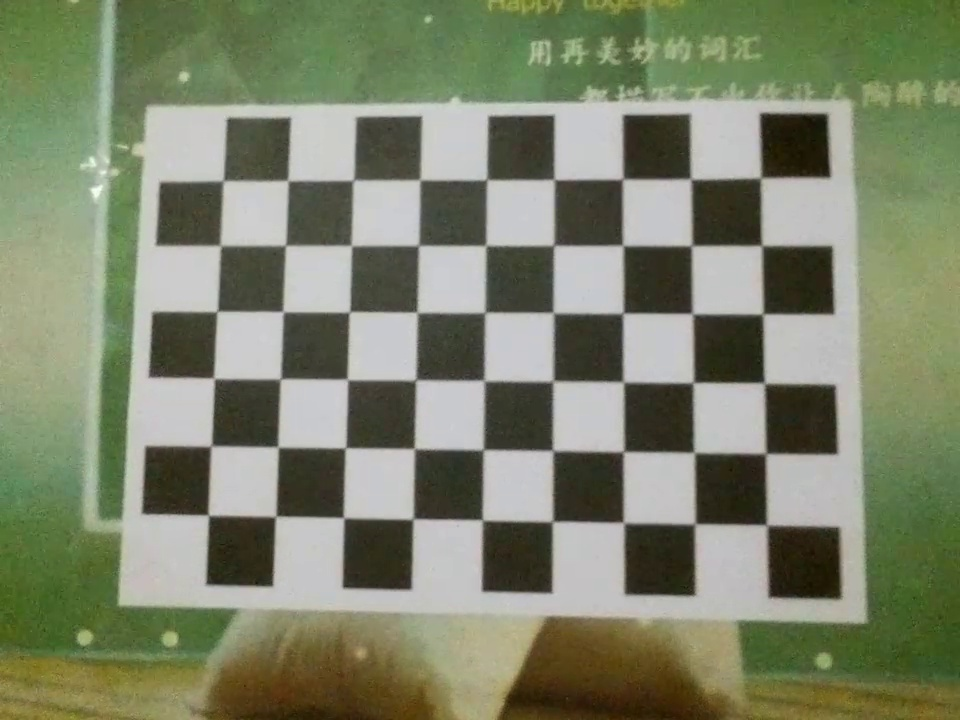
#> input picture calibration/chess/photo1.jpeg, 960 x 720 px, given in place of 镜像(到点停留).avi, which was not available
$ python main.py   (older library calls are emulated)
#> lines starting #> are read from the running program, lines starting #| are printed output that depends on the picture; after the words box and inside, x2 and y2 are one past the last pixel; in counts of white or black regions, pixels touching at a corner belong together; long printed decimals are rounded; pictures that were not available may be replaced by others from this repository, and a replacement may not be noted
### calibration/utils.py
#!/home/hdh3/anaconda3/bin/python
# encoding: utf-8
"""
@author: red0orange
@file: utils.py
@time:  上午10:36
@desc:
"""
import os
import cv2 as cv
import numpy as np
import glob
import xml.etree.ElementTree as ET
import argparse


def load_params(param_file: str = 'camera_params.xml'):
    # result_image_size = image_size
#> called with param_file = 'calibration/camera_params.xml'
    result_matrix = np.zeros((3, 3), np.float)
    result_new_camera_matrix = np.zeros((3, 3), np.float)
    result_dist = np.zeros((1, 5))
    result_roi = np.zeros(4, np.int)

    if not os.path.exists(param_file):
        print("File {} does not exist.", format(param_file))
        exit(-1)
    tree = ET.parse(param_file)
#> (reads calibration/camera_params.xml from the repository)
    root = tree.getroot()
    mat_data = root.find('camera_matrix')
    matrix = dict()
    if mat_data:
        for data in mat_data.iter():
            matrix[data.tag] = data.text
        for i in range(9):
            result_matrix[i // 3][i % 3] = float(matrix['data{}'.format(i)])
    else:
        print('No element named camera_matrix was found in {}'.format(param_file))

    new_camera_matrix = dict()
    new_data = root.find('new_camera_matrix')
    if new_data:
        for data in new_data.iter():
            new_camera_matrix[data.tag] = data.text
        for i in range(9):
            result_new_camera_matrix[i // 3][i % 3] = float(new_camera_matrix['data{}'.format(i)])
    else:
        print('No element named new_camera_matrix was found in {}'.format(param_file))

    dist = dict()
    dist_data = root.find('camera_distortion')
    if dist_data:
        for data in dist_data.iter():
            dist[data.tag] = data.text
        for i in range(5):
           result_dist[0][i] = float(dist['data{}'.format(i)])
    else:
        print('No element named camera_distortion was found in {}'.format(param_file))

    roi = dict()
    roi_data = root.find('roi')
    if roi_data:
        for data in roi_data.iter():
            roi[data.tag] = data.text
        for i in range(4):
            result_roi[i] = int(roi['data{}'.format(i)])
    else:
        print('No element named roi was found in {}'.format(param_file))
    return result_matrix, result_dist, result_new_camera_matrix, result_roi


# [34 lines left out: function save_params, not called in this run]

### pnpsolver.py
#!/home/hdh3/anaconda3/bin/python
# encoding: utf-8
"""
@author: red0orange
@file: pnpsolver.py
@time:  下午10:39
@desc:
"""
import cv2
import numpy as np
import os


class PnPSolver(object):
    def __init__(self, target_points_3d=None, cam_matrix=None, dist_coeffs=None):
        self.cam_matrix = cam_matrix
        self.dist_coeffs = dist_coeffs
        self.target_points_3d = target_points_3d
        pass

    def set_cam_matrix(self, cam_matrix):
        self.cam_matrix = cam_matrix
        pass

    def set_dist_coeffs(self, dist_coeffs):
        self.dist_coeffs = dist_coeffs
        pass

    def set_target_points_3d(self, target_points_3d):
        self.target_points_3d = target_points_3d
        pass

    def sort_points(self, points):
        if points.shape[0] != 4:
            raise BaseException('error input')
        result_index = [0, 1, 2, 3]
        xs = points[:, 0]
        ys = points[:, 1]
        index_x = list(np.argsort(xs))
        index_y = list(np.argsort(ys))
        left = index_x[:2]
        if index_y.index(left[0]) > index_y.index(left[1]):
            result_index[0] = left[1]
            result_index[3] = left[0]
        else:
            result_index[0] = left[0]
            result_index[3] = left[1]
        right = index_x[2:]
        if index_y.index(right[0]) > index_y.index(right[1]):
            result_index[1] = right[1]
            result_index[2] = right[0]
        else:
            result_index[1] = right[0]
            result_index[2] = right[1]
        return points[result_index, ...]

    def get_position_in_PTZ(self, points2d):
        points2d = self.sort_points(points2d)
        points2d = np.array(points2d, dtype=np.float)
        x, y, z = None, None, None
        points2d = np.ascontiguousarray(points2d[:, :2]).reshape([points2d.shape[0], 1, 2])
        retval, rvec, tvec = cv2.solvePnP(self.target_points_3d,
            points2d, self.cam_matrix, self.dist_coeffs, None, None, False, flags=cv2.SOLVEPNP_P3P)
        x, y, z = tvec[:3]
        return x[0], y[0], z[0]

### utils.py
#!/home/hdh3/anaconda3/bin/python
# encoding: utf-8
"""
@author: red0orange
@file: utils.py
@time:  上午11:25
@desc:
"""


def distance(point_1, point_2):
    x1, y1 = point_1
    x2, y2 = point_2
    return ((x1 - x2)**2 + (y1 - y2)**2)**(1/2)

### main.py
#!/home/hdh3/anaconda3/bin/python
# encoding: utf-8
"""
@author: red0orange
@file: main.py
@time:  下午10:19
@desc:
"""
import cv2
import numpy as np
from pnpsolver import PnPSolver
from calibration.utils import load_params
from utils import *


Blue_Range = [[0, 255], [0, 255], [0, 60]]
Orange_Range = [[0, 54], [0, 112], [116, 255]]

if __name__ == '__main__':
    cap = cv2.VideoCapture('video/镜像(到点停留).avi')

    matrix, dist, new_camera_matrix, roi = load_params('calibration/camera_params.xml')
    pnp_solver = PnPSolver(cam_matrix=matrix, dist_coeffs=dist)
    # pnp_solver.set_target_points_3d(np.array([[-100, 50, 0], [100, 50, 0], [100, -50, 0], [-100, -50, 0]], dtype=np.float))
    pnp_solver.set_target_points_3d(np.array([[-50, 100, 0], [50, 100, 0], [50, -100, 0], [-50, -100, 0]], dtype=np.float))

    last_point = None
    map = np.zeros([1000, 1000], dtype=np.uint8)
    cv2.line(map, (0, 500), (1000, 500), 255, 2)
    cv2.circle(map, (500, 500), 3, 255, -1)
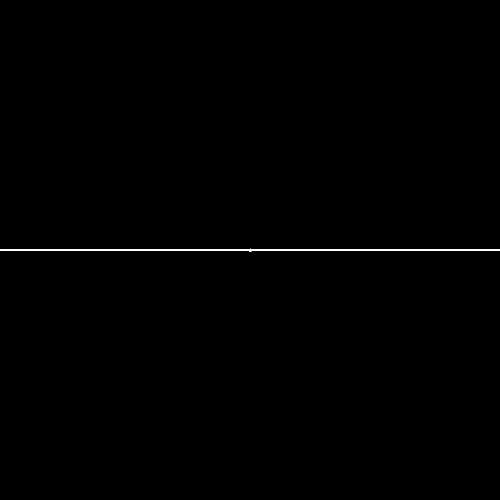
#> map: shape (1000, 1000) (shown at 1/2 size); 0.3% white; 1 white region, box (x1, y1, x2, y2) and area: (0, 497, 1000, 504) 3012
    while True:
        _, origin = cap.read()
#> origin is the input picture: shape (720, 960, 3); mean B, G, R 106.6, 131.2, 124.8
        cv2.imwrite('test.png', origin)

        origin = cv2.flip(origin, 1)
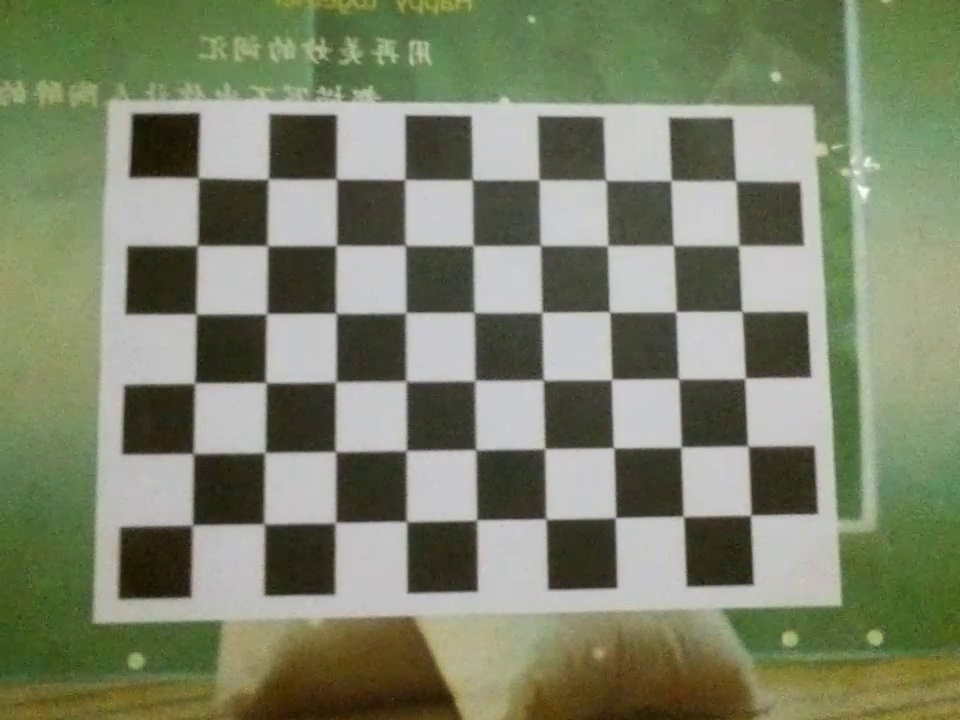
#> origin: shape (720, 960, 3); mean B, G, R 106.6, 131.2, 124.8

        blud_binary = cv2.inRange(origin, np.array([i[0] for i in Blue_Range]), np.array([i[1] for i in Blue_Range]))
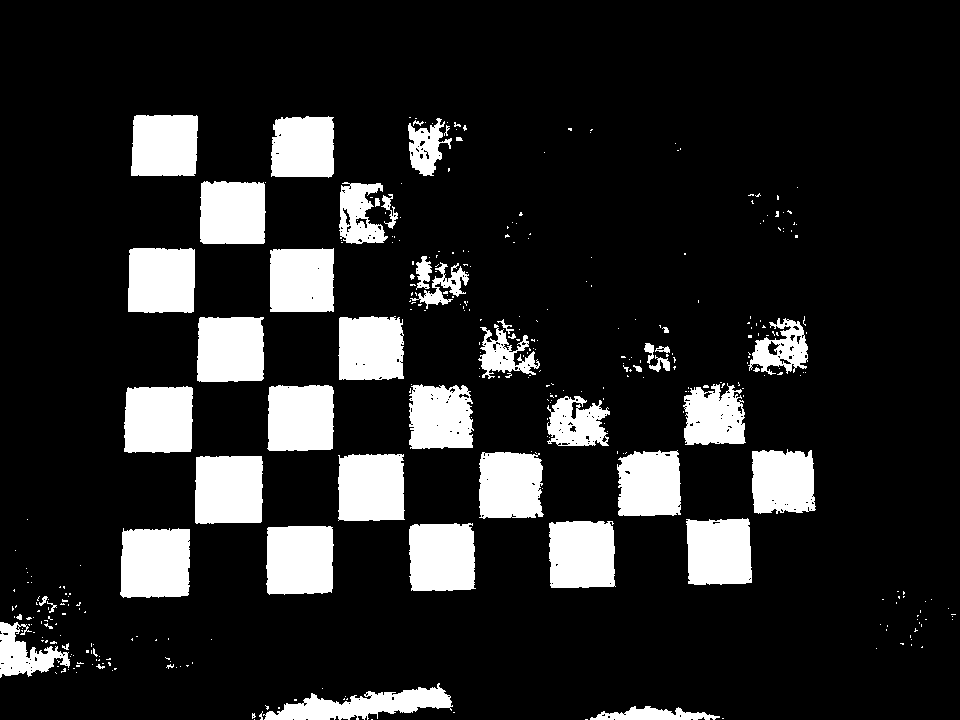
#> blud_binary: shape (720, 960); 14.9% white; 361 white regions (311 under 20 px), largest, box (x1, y1, x2, y2) and area: (120, 528, 190, 598) 4596, (195, 456, 263, 524) 4471, (266, 526, 334, 595) 4434
        orange_binary = cv2.inRange(origin, np.array([i[0] for i in Orange_Range]), np.array([i[1] for i in Orange_Range]))
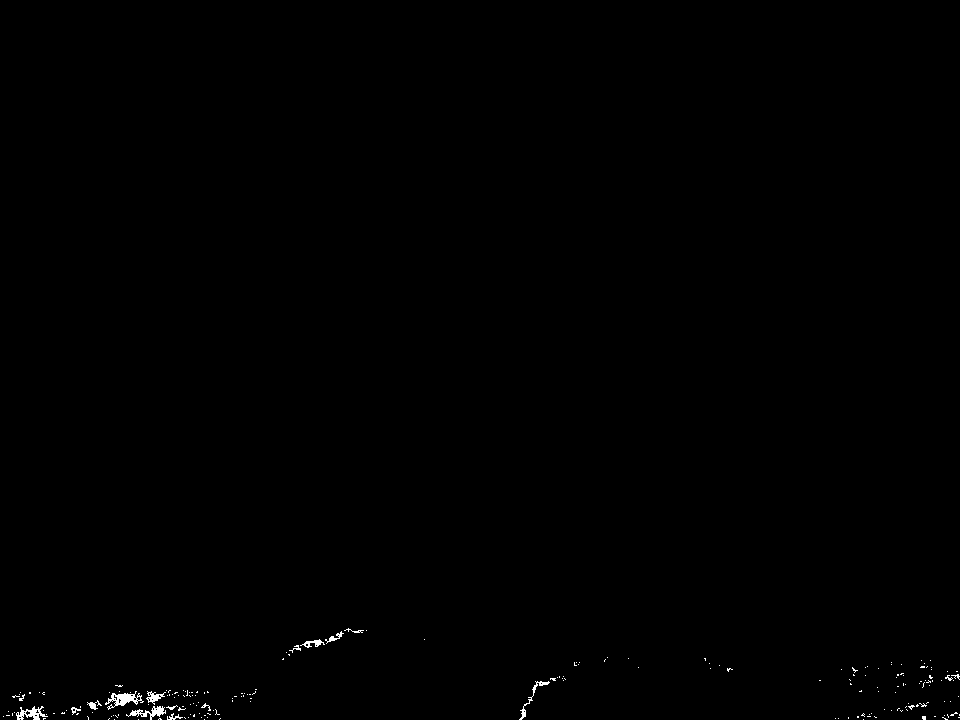
#> orange_binary: shape (720, 960); 0.28% white in thin lines or dots, all inside (x1, y1, x2, y2) = (3, 628, 960, 720)

        _, contours, _ = cv2.findContours(blud_binary, cv2.RETR_EXTERNAL, cv2.CHAIN_APPROX_SIMPLE)
#> contours = 360 contours, 321 with area under 20; largest, box (x1, y1, x2, y2) and area: (120, 528, 190, 598) 4460, (195, 456, 263, 524) 4340, (266, 526, 334, 595) 4304, (124, 386, 193, 453) 4225, (409, 523, 476, 591) 4130
        # _, contours, _ = cv2.findContours(orange_binary, cv2.RETR_EXTERNAL, cv2.CHAIN_APPROX_SIMPLE)
        # cv2.drawContours(origin, contours, 0, (0, 255, 0), 1)

        largest_contour = None
        max_area = -1
        for contour in contours:
            if cv2.contourArea(contour) > max_area:
                largest_contour = contour
                max_area = cv2.contourArea(contour)
#> this loop made 360 passes
#> max_area on passes 9, 16, 134: 919, 3155, 4460
#> contour on passes 2, 3, 4, 6, 8, 11: [[371, 719], [372, 719]], [[254, 719]], [[722, 718], [723, 718]], [[453, 712], [454, 712]], [[278, 707], [278, 708], [279, 708], [279, 707]], [[294, 699], [294, 700], [296, 700], [296, 699]]
#> after the loop, largest_contour = contour of 98 points, box (x1, y1, x2, y2) (120, 528, 190, 598), area 4460; max_area = 4460

        rrect = cv2.minAreaRect(largest_contour)
#> rrect = ((154.5, 562.5), (69, 69), -90)
        points = cv2.boxPoints(rrect)
#> points = [[189, 597], [120, 597], [120, 528], [189, 528]]
        points = np.int0(points)
        cv2.drawContours(origin, [points], 0, (0, 255, 0), 1)
#> origin: shape (720, 960, 3); 0.04% of pixels changed, all inside (x1, y1, x2, y2) = (120, 528, 190, 598)
        x, y, z = pnp_solver.get_position_in_PTZ(points)
#> in sort_points, `xs = points[:, 0]`: xs = [189, 120, 120, 189]
#> in sort_points, `ys = points[:, 1]`: ys = [597, 597, 528, 528]
#> in sort_points, `index_x = list(np.argsort(xs))`: index_x = [1, 2, 0, 3]
#> in sort_points, `index_y = list(np.argsort(ys))`: index_y = [3, 2, 1, 0]
#> in sort_points, `left = index_x[:2]`: left = [1, 2]
#> in sort_points, `right = index_x[2:]`: right = [0, 3]
#> in get_position_in_PTZ, `points2d = self.sort_points(points2d)`: points2d = [[120, 528], [189, 528], [189, 597], [120, 597]]
#> in get_position_in_PTZ, `retval, rvec, tvec = cv2.solvePnP(self.target_points_3d, points2d, sel..`: retval = True; rvec = [-2.35, -0.18, -0.277]; tvec = [-516.5, 331.2, 1482.2]
#> in get_position_in_PTZ, `x, y, z = tvec[:3]`: x = [-516.5]; y = [331.2]; z = [1482.2]
#> x = -516.5; y = 331.2; z = 1482.2
        # TODO why add - ???
        x = -x
#> x = 516.5
        print(x, y, z)
#| 516.495 331.195 1482.241

        x_z_point = np.array([x, z])
#> x_z_point = [516.5, 1482.2]
        if last_point is not None:
            if distance(x_z_point, last_point) > 500:
                continue
            x_z_point /= 10
            last_point /= 10
            x_z_point += 500
            last_point += 500
            x_z_point = x_z_point.astype(np.int)
            last_point = last_point.astype(np.int)
            cv2.line(map, tuple(last_point.tolist()), tuple(x_z_point.tolist()), 255, 1)
        last_point = np.array([x, z])
#> last_point = [516.5, 1482.2]

        cv2.imshow('map', map)
        cv2.imshow('origin', origin)
        cv2.waitKey(0)


        # cv2.imshow('blue_binary', blud_binary)
        # cv2.imshow('orange_binary', orange_binary)
        cv2.waitKey(50)
    pass
